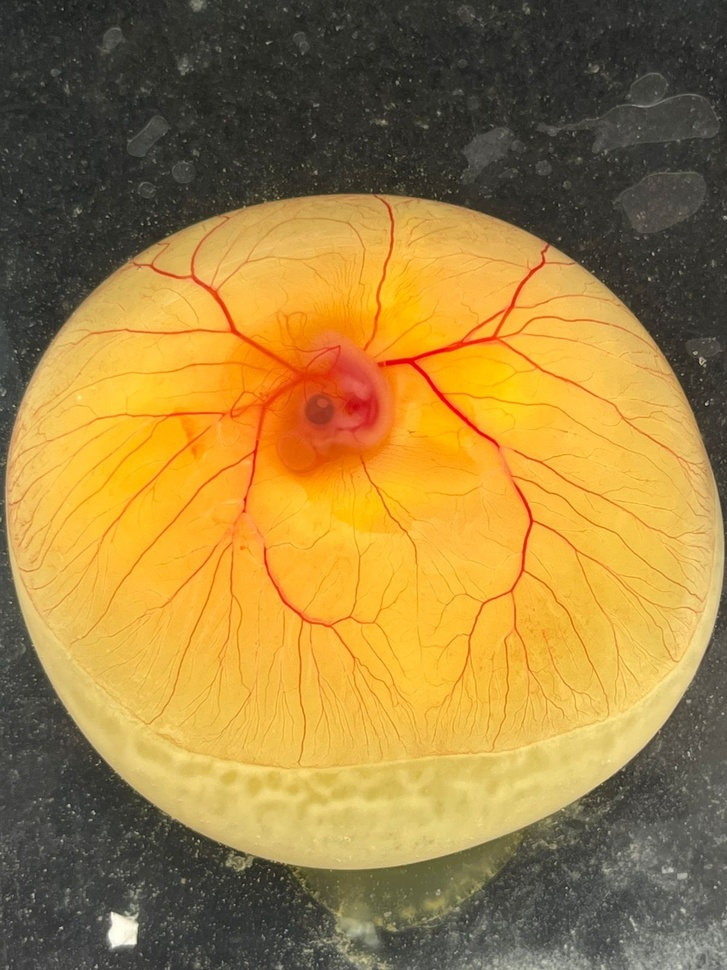
#> input picture sample_cam.png.jpeg, 727 x 970 px, shrunk from 1200 x 1600 before the run, found by its file name
$ python cam_analyzer.py   (older library calls are emulated)
#> lines starting #> are read from the running program, lines starting #| are printed output that depends on the picture; after the words box and inside, x2 and y2 are one past the last pixel; in counts of white or black regions, pixels touching at a corner belong together
import cv2
import numpy as np
from skimage.filters import frangi
from skimage import morphology
from scipy.ndimage import convolve
import matplotlib.pyplot as plt

def analyze_cam_vessels(image_path):
    # 1. Load Image
    img = cv2.imread(image_path)
#> img is the input picture: shape (970, 727, 3); mean B, G, R 63.4, 127.5, 160.3
    if img is None:
        return "Error: Image not found. Check the path."

    green_channel = img[:, :, 1]

    # 2. Enhance Contrast
    clahe = cv2.createCLAHE(clipLimit=2.0, tileGridSize=(8,8))
    enhanced_img = clahe.apply(green_channel)

    # --- NEW STEP: THE DIGITAL COOKIE CUTTER (ROI MASK) ---
    # We blur the image heavily so tiny vessels disappear, leaving only the big egg shape
    blur = cv2.GaussianBlur(green_channel, (41, 41), 0)
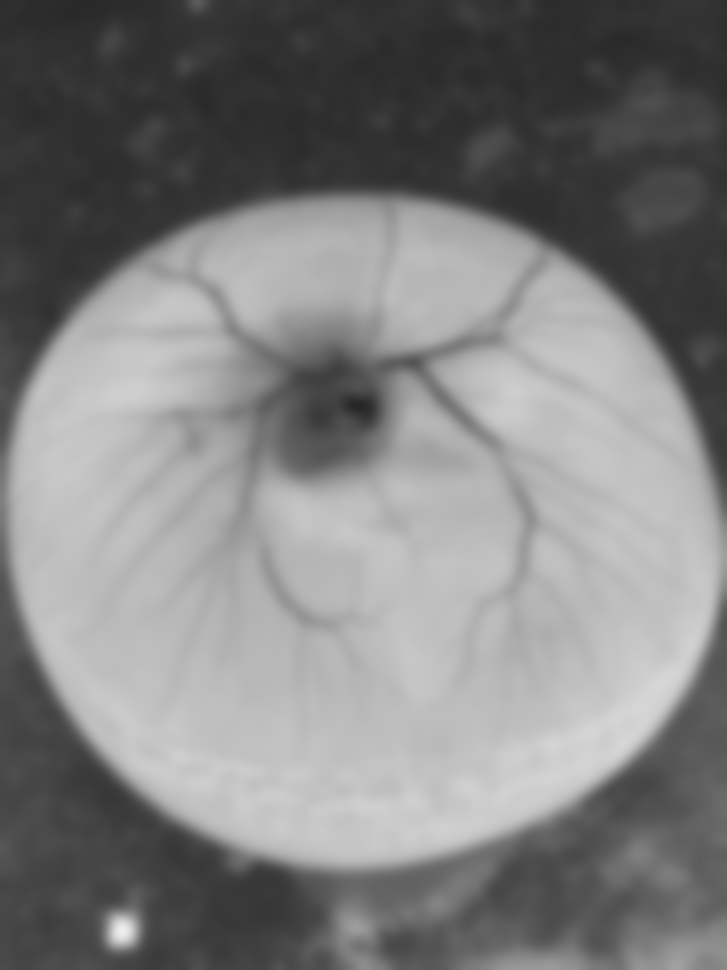
#> blur: shape (970, 727); min 38, max 238, mean 127.5

    # We use a threshold to separate the main bright area (egg) from the darker background
    _, thresh = cv2.threshold(blur, 0, 255, cv2.THRESH_BINARY + cv2.THRESH_OTSU)
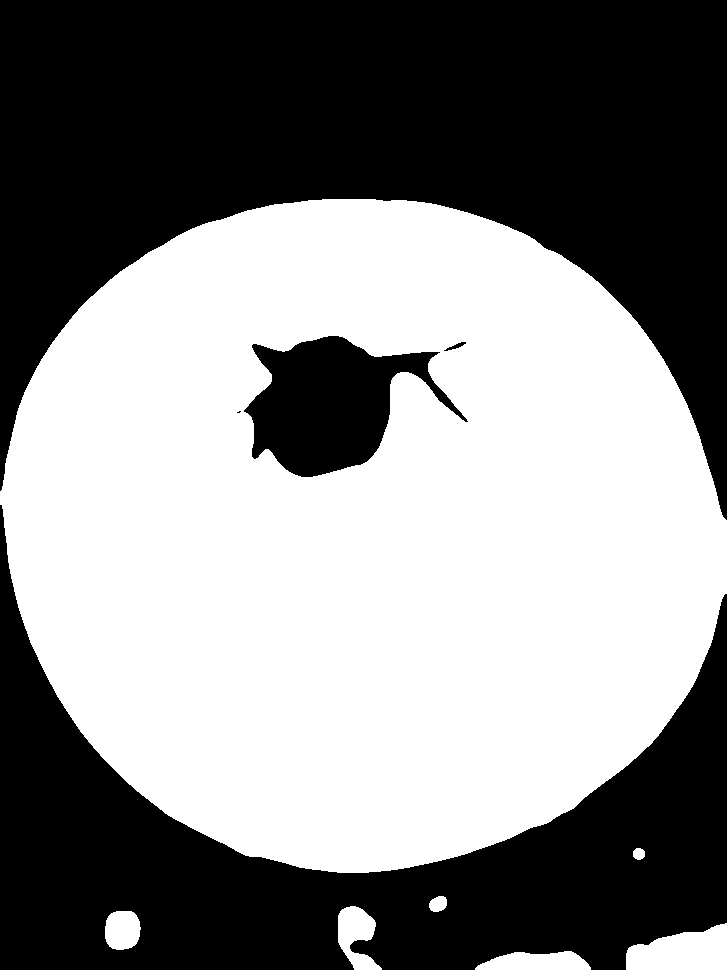
#> thresh: shape (970, 727); 52.9% white; 5 black regions (1 under 20 px)

    # Find the outlines (contours) of all shapes in this basic black/white image
    contours, _ = cv2.findContours(thresh, cv2.RETR_EXTERNAL, cv2.CHAIN_APPROX_SIMPLE)
#> contours = 7 contours; box (x1, y1, x2, y2) and area: (0, 199, 727, 873) 381019, (626, 923, 727, 970) 3346, (338, 906, 382, 970) 1546, (475, 951, 591, 970) 1537, (105, 911, 141, 950) 1120, (429, 896, 447, 912) 202, (633, 848, 645, 860) 100

    # Create a blank black canvas for our mask
    egg_mask = np.zeros_like(green_channel)

    if contours:
        # We assume the physically largest shape on screen is your egg/assay!
        largest_contour = max(contours, key=cv2.contourArea)
#> largest_contour = contour of 1004 points, box (x1, y1, x2, y2) (0, 199, 727, 873), area 381019
        # Draw that shape filled with pure white
        cv2.drawContours(egg_mask, [largest_contour], -1, 255, thickness=cv2.FILLED)
#> egg_mask: shape (970, 727); 54.2% white; 2 black regions, box (x1, y1, x2, y2) and area: (0, 0, 727, 520) 195825, (0, 505, 727, 970) 127355

        # Shrink (erode) the mask boundary inward slightly.
        # This prevents the algorithm from accidentally counting the edges of the petri dish/eggshell!
        kernel = np.ones((15, 15), np.uint8)
        egg_mask = cv2.erode(egg_mask, kernel, iterations=2)
#> egg_mask: shape (970, 727); 48.8% white; 1 white region, box (x1, y1, x2, y2) and area: (17, 213, 727, 859) 344226
    # -----------------------------------------------------

    # 3. Apply the Frangi Filter
    inverted_img = cv2.bitwise_not(enhanced_img)
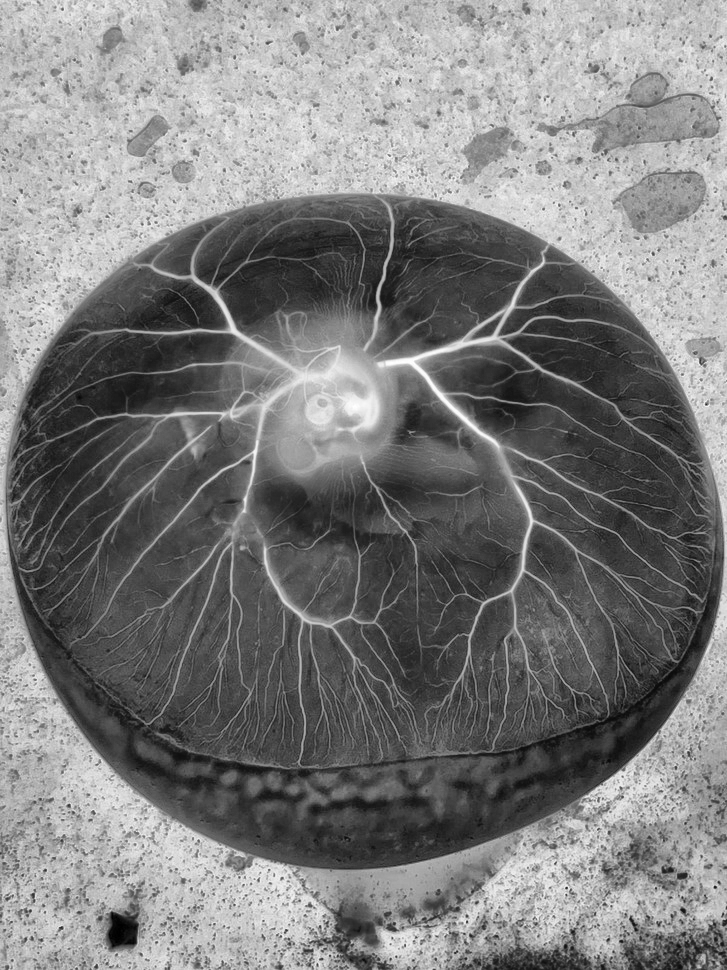
#> inverted_img: shape (970, 727); min 0, max 255, mean 125.3
    vessels = frangi(inverted_img, sigmas=range(1, 10, 2), black_ridges=False)
    vessels_norm = cv2.normalize(vessels, None, alpha=0, beta=255, norm_type=cv2.NORM_MINMAX, dtype=cv2.CV_8U)

    # 4. Thresholding
    _, binary_mask = cv2.threshold(vessels_norm, 15, 255, cv2.THRESH_BINARY)
#> binary_mask: shape (970, 727); 8.8% white in thin lines or dots

    # --- APPLY THE MASK ---
    # We overlay the cookie cutter! Any vessel detected outside the white egg_mask is deleted.
    binary_mask = cv2.bitwise_and(binary_mask, binary_mask, mask=egg_mask)
#> binary_mask: shape (970, 727); 3.7% white in thin lines or dots, all inside (x1, y1, x2, y2) = (17, 213, 726, 842)

    # 5. Skeletonization
    bool_mask = binary_mask > 0
    skeleton = morphology.skeletonize(bool_mask)

    # 6. Quantification: Counting Branch Points
    kernel_conv = np.array([[1, 1, 1],
                            [1, 10, 1],
                            [1, 1, 1]])

    skeleton_int = skeleton.astype(np.uint8)
    filtered = convolve(skeleton_int, kernel_conv, mode='constant')

    branch_points = filtered > 12
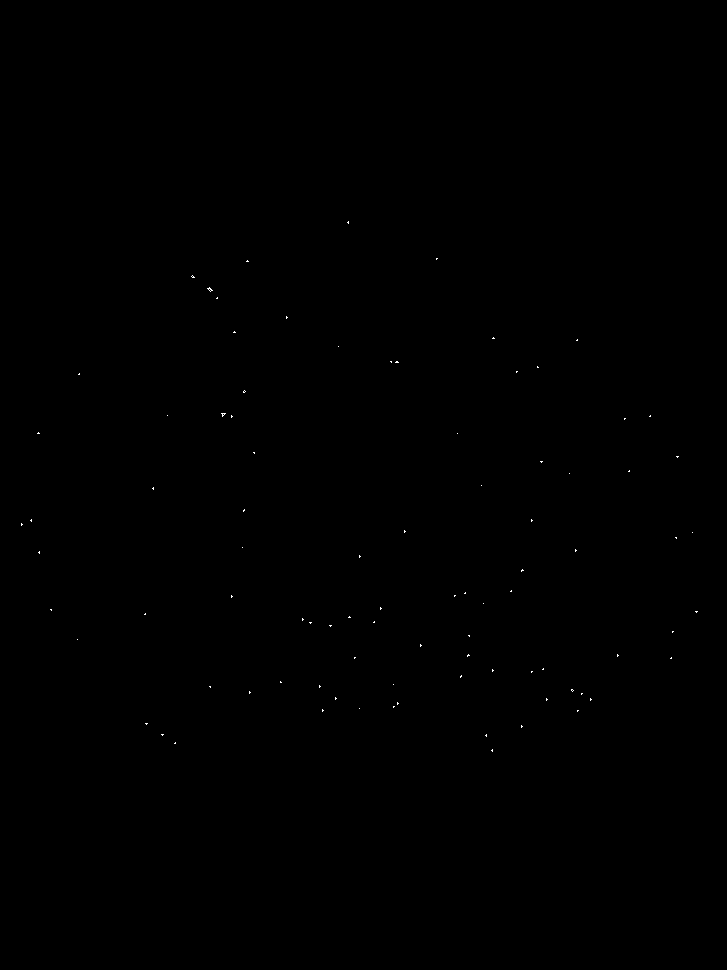
#> branch_points: shape (970, 727) bool; 0.05% white in thin lines or dots, all inside (x1, y1, x2, y2) = (21, 221, 698, 752)
    num_branches = np.sum(branch_points)
#> num_branches = 319
    total_length = np.sum(skeleton)
#> total_length = 14208

    # --- 7. Visualizing the Results ---
    fig, axes = plt.subplots(2, 2, figsize=(12, 10))

    axes[0, 0].imshow(cv2.cvtColor(img, cv2.COLOR_BGR2RGB))
    axes[0, 0].set_title('Original CAM Image')

    # We will show the Mask here instead so you can verify it's cutting correctly
    axes[0, 1].imshow(egg_mask, cmap='gray')
    axes[0, 1].set_title('Digital Cookie Cutter (ROI Mask)')

    axes[1, 0].imshow(skeleton, cmap='gray')
    axes[1, 0].set_title(f'Skeletonized (Total Length: {total_length} px)')

    img_overlay = img.copy()
    y, x = np.where(branch_points)
#> y = 319 values from 221 to 751; x = 319 values, max 697 at index 182, min 21 at index 129, mean 373.4
    for i in range(len(x)):
        cv2.circle(img_overlay, (x[i], y[i]), 3, (0, 0, 255), -1)
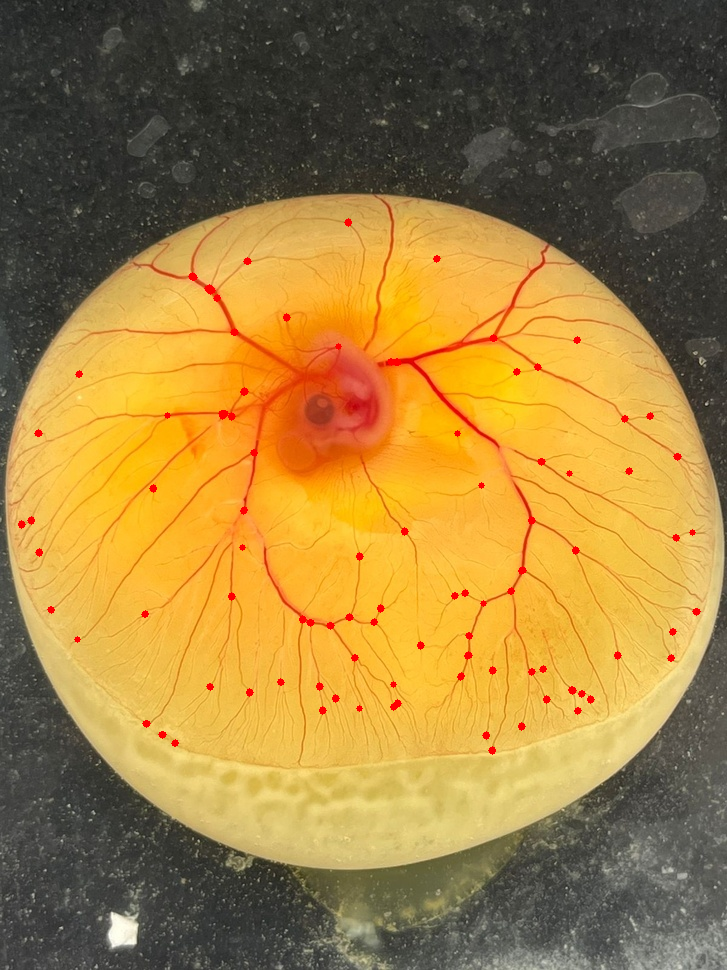
#> img_overlay: shape (970, 727, 3); 0.55% of pixels changed, all inside (x1, y1, x2, y2) = (18, 218, 701, 755)

    axes[1, 1].imshow(cv2.cvtColor(img_overlay, cv2.COLOR_BGR2RGB))
    axes[1, 1].set_title(f'Detected Intersections: {num_branches}')

    for ax in axes.ravel():
        ax.axis('off')

    plt.tight_layout()
    plt.show()
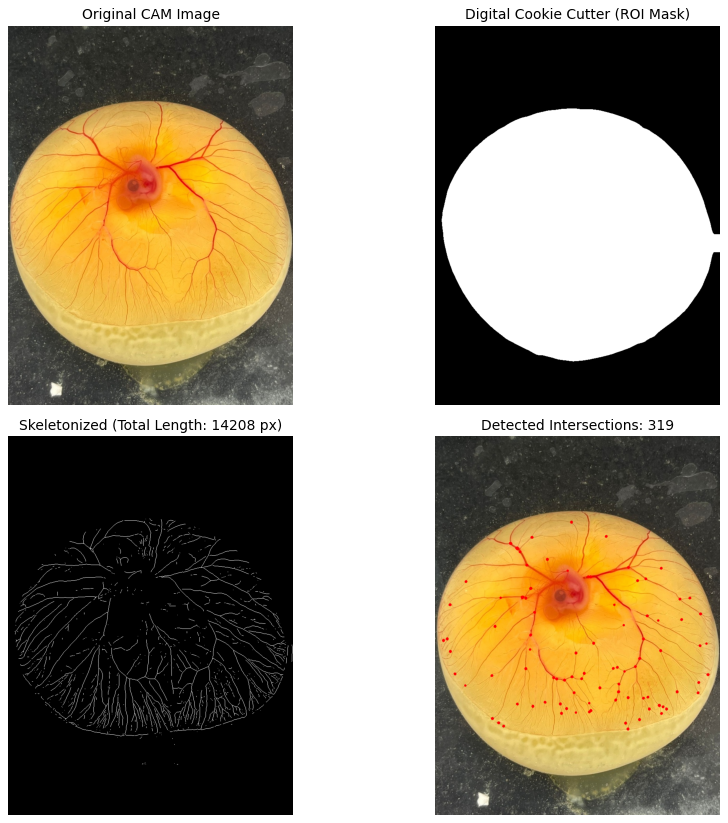
#> figure drawn by matplotlib, 4 panels

    return {
        "vessel_length_pixels": int(total_length),
        "branch_points": int(num_branches)
    }

if __name__ == "__main__":
    # Remember to paste your exact image path here again!
    image_file = r"C:\Users\ASUS\OneDrive\Desktop\Cam_Project\sample_cam.png.jpeg"
    results = analyze_cam_vessels(image_file)
#> results = {'vessel_length_pixels': 14208, 'branch_points': 319}
    print("Final Analysis:", results)
#| Final Analysis: {'vessel_length_pixels': 14208, 'branch_points': 319}
